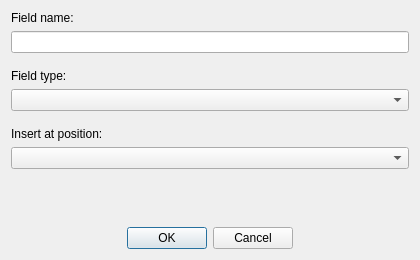
<ui version="4.0" >
 <class>Insert</class>
 <widget class="QDialog" name="Insert" >
  <property name="geometry" >
   <rect>
    <x>0</x>
    <y>0</y>
    <width>420</width>
    <height>260</height>
   </rect>
  </property>
  <property name="windowTitle" >
   <string>Insert field</string>
  </property>
  <layout class="QGridLayout" >
   <item row="0" column="0" >
    <layout class="QVBoxLayout" >
     <item>
      <widget class="QLabel" name="label" >
       <property name="sizePolicy" >
        <sizepolicy vsizetype="Fixed" hsizetype="Preferred" >
         <horstretch>0</horstretch>
         <verstretch>0</verstretch>
        </sizepolicy>
       </property>
       <property name="text" >
        <string>Field name:</string>
       </property>
      </widget>
     </item>
     <item>
      <widget class="QLineEdit" name="lineName" >
       <property name="mouseTracking" >
        <bool>false</bool>
       </property>
       <property name="inputMask" >
        <string/>
       </property>
       <property name="maxLength" >
        <number>10</number>
       </property>
       <property name="frame" >
        <bool>true</bool>
       </property>
      </widget>
     </item>
     <item>
      <spacer>
       <property name="orientation" >
        <enum>Qt::Vertical</enum>
       </property>
       <property name="sizeType" >
        <enum>QSizePolicy::Fixed</enum>
       </property>
       <property name="sizeHint" >
        <size>
         <width>20</width>
         <height>10</height>
        </size>
       </property>
      </spacer>
     </item>
     <item>
      <widget class="QLabel" name="label_2" >
       <property name="sizePolicy" >
        <sizepolicy vsizetype="Fixed" hsizetype="Preferred" >
         <horstretch>0</horstretch>
         <verstretch>0</verstretch>
        </sizepolicy>
       </property>
       <property name="text" >
        <string>Field type:</string>
       </property>
      </widget>
     </item>
     <item>
      <widget class="QComboBox" name="comboType" >
       <property name="currentIndex" >
        <number>-1</number>
       </property>
       <property name="maxVisibleItems" >
        <number>3</number>
       </property>
      </widget>
     </item>
     <item>
      <spacer>
       <property name="orientation" >
        <enum>Qt::Vertical</enum>
       </property>
       <property name="sizeType" >
        <enum>QSizePolicy::Fixed</enum>
       </property>
       <property name="sizeHint" >
        <size>
         <width>20</width>
         <height>10</height>
        </size>
       </property>
      </spacer>
     </item>
     <item>
      <widget class="QLabel" name="label_3" >
       <property name="sizePolicy" >
        <sizepolicy vsizetype="Fixed" hsizetype="Preferred" >
         <horstretch>0</horstretch>
         <verstretch>0</verstretch>
        </sizepolicy>
       </property>
       <property name="text" >
        <string>Insert at position:</string>
       </property>
      </widget>
     </item>
     <item>
      <widget class="QComboBox" name="comboPos" />
     </item>
    </layout>
   </item>
   <item row="3" column="0" >
    <widget class="QDialogButtonBox" name="buttonBox" >
     <property name="orientation" >
      <enum>Qt::Horizontal</enum>
     </property>
     <property name="standardButtons" >
      <set>QDialogButtonBox::Cancel|QDialogButtonBox::NoButton|QDialogButtonBox::Ok</set>
     </property>
     <property name="centerButtons" >
      <bool>true</bool>
     </property>
    </widget>
   </item>
   <item row="1" column="0" >
    <spacer>
     <property name="orientation" >
      <enum>Qt::Vertical</enum>
     </property>
     <property name="sizeHint" >
      <size>
       <width>20</width>
       <height>40</height>
      </size>
     </property>
    </spacer>
   </item>
  </layout>
 </widget>
 <tabstops>
  <tabstop>lineName</tabstop>
  <tabstop>comboType</tabstop>
  <tabstop>comboPos</tabstop>
  <tabstop>buttonBox</tabstop>
 </tabstops>
 <resources/>
 <connections>
  <connection>
   <sender>buttonBox</sender>
   <signal>accepted()</signal>
   <receiver>Insert</receiver>
   <slot>accept()</slot>
   <hints>
    <hint type="sourcelabel" >
     <x>248</x>
     <y>254</y>
    </hint>
    <hint type="destinationlabel" >
     <x>157</x>
     <y>274</y>
    </hint>
   </hints>
  </connection>
  <connection>
   <sender>buttonBox</sender>
   <signal>rejected()</signal>
   <receiver>Insert</receiver>
   <slot>reject()</slot>
   <hints>
    <hint type="sourcelabel" >
     <x>316</x>
     <y>260</y>
    </hint>
    <hint type="destinationlabel" >
     <x>286</x>
     <y>274</y>
    </hint>
   </hints>
  </connection>
 </connections>
</ui>
